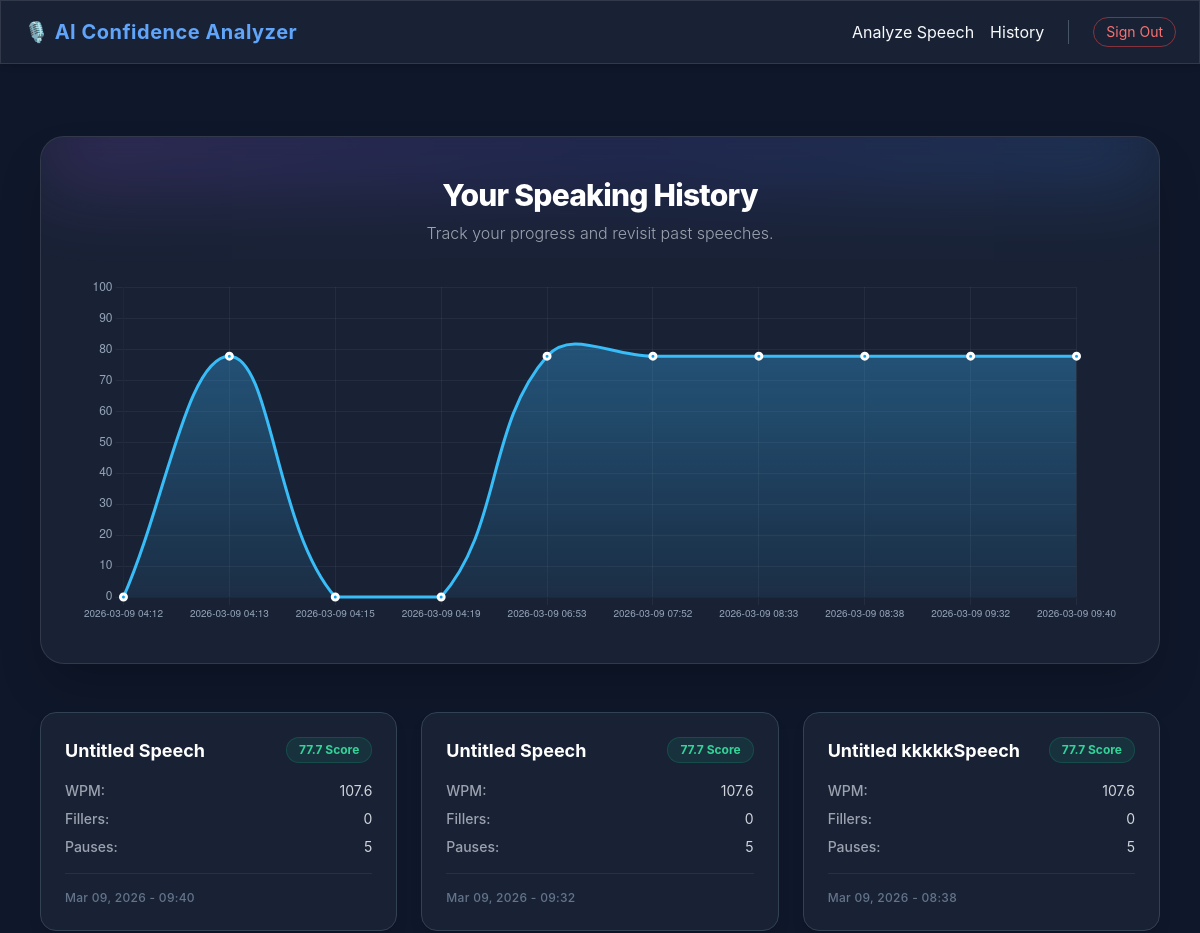
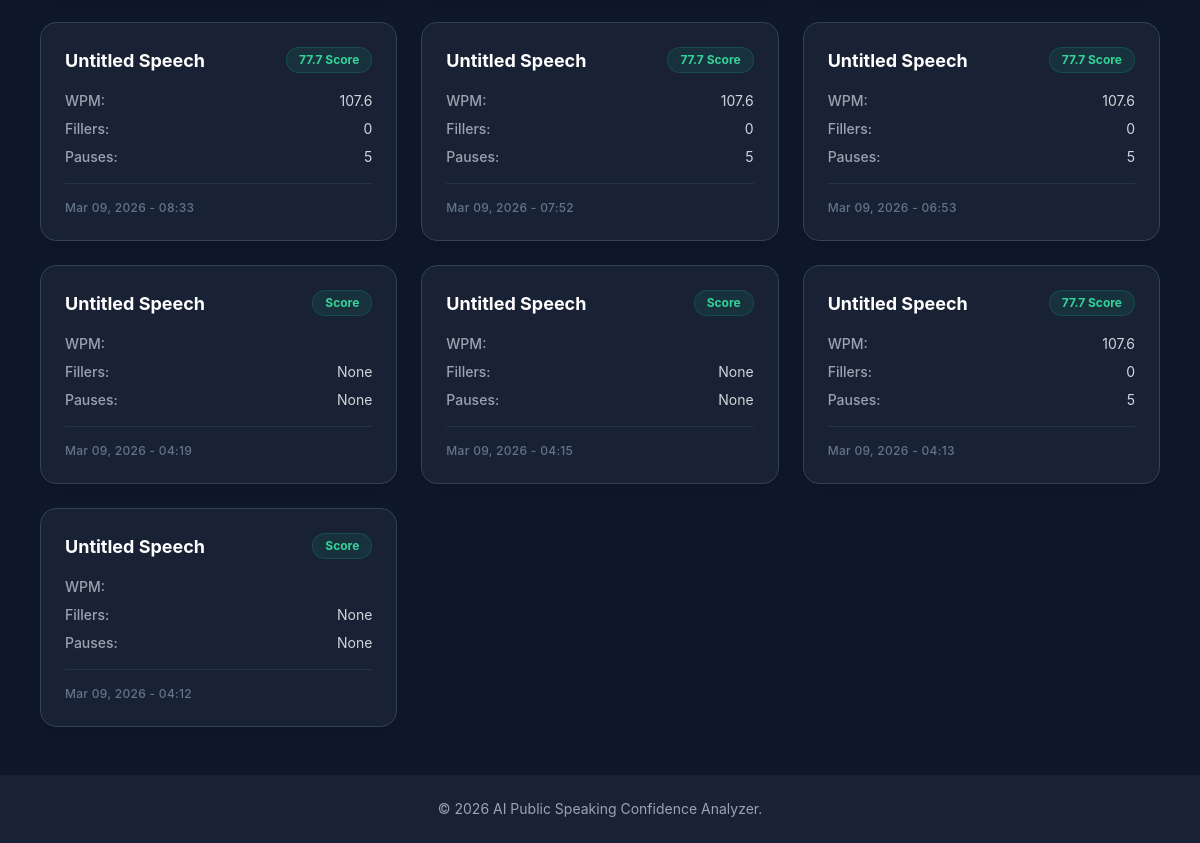
Page /history/ (signed in) on the committed database (2 pictures, top to bottom).
### analyzer/models.py (models this page shows, shortened)
class SpeechAnalysis(models.Model):
    title = models.CharField(max_length=200, default="Untitled Speech")
    audio_file = models.FileField(upload_to='speeches/')
    speech_speed_wpm = models.FloatField(null=True, blank=True)
    filler_words_count = models.IntegerField(null=True, blank=True)
    pause_count = models.IntegerField(null=True, blank=True)
    voice_volume_stability = models.FloatField(null=True, blank=True)
    confidence_score = models.FloatField(null=True, blank=True)
    speed_score = models.FloatField(null=True, blank=True)
    filler_score = models.FloatField(null=True, blank=True)
    pause_score = models.FloatField(null=True, blank=True)
    stability_score = models.FloatField(null=True, blank=True)
    transcript = models.TextField(null=True, blank=True)
    suggestions = models.TextField(null=True, blank=True)
    created_at = models.DateTimeField(auto_now_add=True)

### analyzer/views.py (the view)
# urls.py: path('history/', views.history, name='history'),
@login_required
def history(request):
    analyses = SpeechAnalysis.objects.all().order_by('-created_at')
    progress_dates = []
    progress_scores = []
    for a in analyses.order_by('created_at'):
        progress_dates.append(a.created_at.strftime('%Y-%m-%d %H:%M'))
        progress_scores.append(a.confidence_score or 0)
    context = {
        'analyses': analyses,
        'progress_dates': progress_dates,
        'progress_scores': progress_scores
    }
    return render(request, 'analyzer/history.html', context)

### analyzer/templates/analyzer/history.html
{% extends 'base.html' %}
{% block content %}
<div class="max-w-6xl mx-auto space-y-12 mt-10">
    <div class="glass-panel p-10 rounded-3xl shadow-2xl relative overflow-hidden">
        <div
            class="absolute inset-x-0 -top-8 h-20 bg-gradient-to-r from-purple-500 via-indigo-600 to-blue-500 blur-2xl opacity-20">
        </div>
        <div class="relative z-10 text-center">
            <h2 class="text-3xl font-extrabold text-white mb-2 tracking-tight">Your Speaking History</h2>
            <p class="text-gray-400 font-light">Track your progress and revisit past speeches.</p>
        </div>
        <div class="mt-8">
            <canvas id="progressChart" height="100"></canvas>
        </div>
    </div>
    <div class="grid grid-cols-1 md:grid-cols-2 lg:grid-cols-3 gap-6">
        {% for a in analyses %}
        <div
            class="glass-panel p-6 rounded-2xl shadow-lg hover:shadow-xl transition-all border border-slate-700 hover:border-blue-500/50 transform hover:-translate-y-1 group">
            <a href="{% url 'results' a.pk %}" class="block">
                <div class="flex justify-between items-start mb-4">
                    <h3 class="text-lg font-bold text-white group-hover:text-blue-400 transition-colors">{{ a.title }}
                    </h3>
                    <div
                        class="px-3 py-1 bg-emerald-500/10 text-emerald-400 rounded-full text-xs font-bold border border-emerald-500/20">
                        {{ a.confidence_score|floatformat:1 }} Score
                    </div>
                </div>
                <div class="text-sm text-gray-400 flex flex-col gap-2">
                    <div class="flex items-center justify-between"><span class="font-medium">WPM:</span> <span
                            class="text-gray-300">{{ a.speech_speed_wpm|floatformat:1 }}</span></div>
                    <div class="flex items-center justify-between"><span class="font-medium">Fillers:</span> <span
                            class="text-gray-300">{{ a.filler_words_count }}</span></div>
                    <div class="flex items-center justify-between"><span class="font-medium">Pauses:</span> <span
                            class="text-gray-300">{{ a.pause_count }}</span></div>
                </div>
                <div class="mt-4 pt-4 border-t border-slate-700/50 text-xs text-slate-500 font-medium tracking-wide">
                    {{ a.created_at|date:"M d, Y - H:i" }}
                </div>
            </a>
        </div>
        {% empty %}
        <div class="col-span-full text-center py-12 glass-panel rounded-2xl text-slate-400">
            No speeches uploaded yet. <a href="{% url 'upload' %}"
                class="text-blue-400 font-medium hover:underline">Upload your first speech</a>
        </div>
        {% endfor %}
    </div>
</div>
<script>
    {% if progress_scores %}
    const ctx = document.getElementById('progressChart').getContext('2d');
    // Gradient fill
    let gradient = ctx.createLinearGradient(0, 0, 0, 400);
    gradient.addColorStop(0, 'rgba(56, 182, 255, 0.4)');
    gradient.addColorStop(1, 'rgba(56, 182, 255, 0)');
    new Chart(ctx, {
        type: 'line',
        data: {
            labels: {{ progress_dates| safe }},
        datasets: [{
            label: 'Confidence Score Over Time',
            data: {{ progress_scores| safe }},
        borderColor: '#38bdf8', /* Tailwind sky-400 */
        backgroundColor: gradient,
        borderWidth: 3,
        pointBackgroundColor: '#0ea5e9',
        pointBorderColor: '#fff',
        pointHoverBackgroundColor: '#fff',
        pointHoverBorderColor: '#0ea5e9',
        fill: true,
        tension: 0.4 /* Smooth curves */
            }]
        },
        options: {
        responsive: true,
        scales: {
            y: {
                beginAtZero: true,
                max: 100,
                grid: { color: 'rgba(255, 255, 255, 0.05)', drawBorder: false },
                ticks: { color: '#94a3b8' }
            },
            x: {
                grid: { color: 'rgba(255, 255, 255, 0.05)', drawBorder: false },
                ticks: { color: '#94a3b8', font: { size: 10 } }
            }
        },
        plugins: {
            legend: { display: false }
        }
    }
    });
    {% endif %}
</script>
{% endblock %}

### analyzer/templates/base.html (shortened to what this page needs)
<!DOCTYPE html>
<html lang="en">
<head>
    <script src="https://cdn.tailwindcss.com"></script>
</head>
<body class="min-h-screen flex flex-col items-center">
    <nav class="w-full glass-panel fixed top-0 z-50 p-4 shadow-md">
        <div class="max-w-6xl mx-auto flex justify-between items-center">
            <a href="{% url 'index' %}" class="text-xl font-bold text-blue-400 tracking-wide">
                🎙️ AI Confidence Analyzer
            </a>
            <div class="flex gap-4 items-center">
                <a href="{% url 'upload' %}" class="hover:text-blue-300 transition-colors">Analyze Speech</a>
                <a href="{% url 'history' %}" class="hover:text-blue-300 transition-colors">History</a>
                {% if user.is_authenticated %}
                <form action="{% url 'logout' %}" method="post" class="inline">
                    <button type="submit"
                        class="text-sm border border-red-500/50 text-red-400 hover:bg-red-500/10 px-3 py-1 rounded-full transition-colors">Sign
                        Out</button>
                </form>
                {% endif %}
            </div>
        </div>
    </nav>
    <main class="flex-grow w-full max-w-6xl mt-24 px-4 pb-12">
        {% block content %}{% endblock %}
    </main>
    <footer
        class="w-full text-center py-6 text-gray-400 text-sm glass-panel border-t-0 border-b-0 border-r-0 border-l-0">
        &copy; 2026 AI Public Speaking Confidence Analyzer.
    </footer>
</body>
</html>

### analyzer/templates/base.html (style rules this page uses)
body { font-family: 'Inter', sans-serif; background-color: #0f172a; color: #f8fafc; }
.glass-panel { background: rgba(30, 41, 59, 0.7); backdrop-filter: blur(10px); border: 1px solid rgba(255, 255, 255, 0.1); }

### rows in the picture
SpeechAnalysis: title "Untitled Speech", confidence_score "77.7", speech_speed_wpm "107.6", filler_words_count "0", pause_count "5", created_at "Mar 09, 2026 - 09:40"
SpeechAnalysis: title "Untitled Speech", confidence_score "77.7", speech_speed_wpm "107.6", filler_words_count "0", pause_count "5", created_at "Mar 09, 2026 - 09:32"
SpeechAnalysis: title "Untitled kkkkkSpeech", confidence_score "77.7", speech_speed_wpm "107.6", filler_words_count "0", pause_count "5", created_at "Mar 09, 2026 - 08:38"
SpeechAnalysis: title "Untitled Speech", confidence_score "77.7", speech_speed_wpm "107.6", filler_words_count "0", pause_count "5", created_at "Mar 09, 2026 - 08:33"
SpeechAnalysis: title "Untitled Speech", confidence_score "77.7", speech_speed_wpm "107.6", filler_words_count "0", pause_count "5", created_at "Mar 09, 2026 - 07:52"
SpeechAnalysis: title "Untitled Speech", confidence_score "77.7", speech_speed_wpm "107.6", filler_words_count "0", pause_count "5", created_at "Mar 09, 2026 - 06:53"
SpeechAnalysis: title "Untitled Speech", filler_words_count "None", pause_count "None", created_at "Mar 09, 2026 - 04:19"
SpeechAnalysis: title "Untitled Speech", filler_words_count "None", pause_count "None", created_at "Mar 09, 2026 - 04:15"
SpeechAnalysis: title "Untitled Speech", confidence_score "77.7", speech_speed_wpm "107.6", filler_words_count "0", pause_count "5", created_at "Mar 09, 2026 - 04:13"
SpeechAnalysis: title "Untitled Speech", filler_words_count "None", pause_count "None", created_at "Mar 09, 2026 - 04:12"

### other values in the picture
chart data {{ progress_scores| safe }} [0, 77.74, 0, 0, 77.74, 77.74, 77.74, 77.74, 77.74, 77.74]
